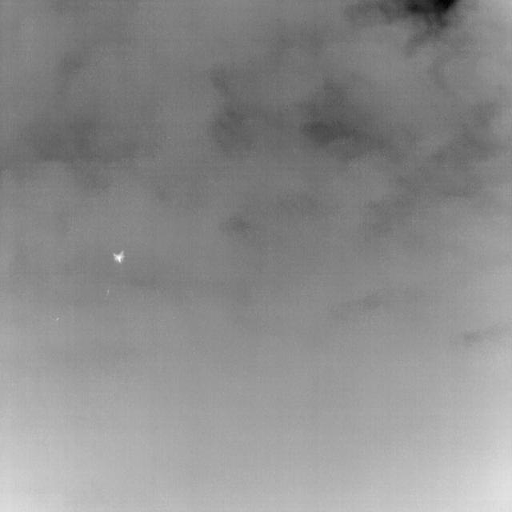
#> input picture IRSTD1k_Img/XDU1.png, 512 x 512 px
$ python -i detection.py   (imports and definitions only)
#> lines starting #> are read from the running program, lines starting #| are printed output that depends on the picture; after the words box and inside, x2 and y2 are one past the last pixel; in counts of white or black regions, pixels touching at a corner belong together
import cv2
import numpy as np


# DENSITY
def compute_density(gray):
    kernel = np.ones((5, 5), np.float32)
    density = cv2.filter2D(gray.astype(np.float32), -1, kernel)
    return density


# PEAK DETECTION
def find_density_peaks(density):
    norm = cv2.normalize(density, None, 0, 255, cv2.NORM_MINMAX).astype(np.uint8)

    # adaptive-ish threshold (better than fixed 230)
    thresh_val = np.percentile(norm, 99)  # top 1% values
    _, peaks = cv2.threshold(norm, thresh_val, 255, cv2.THRESH_BINARY)

    return peaks


# REGION GROWING
def region_growing(gray, peaks):
    mask = np.zeros_like(gray, dtype=np.uint8)

    ys, xs = np.where(peaks == 255)

    for (y, x) in zip(ys[:50], xs[:50]):

        seed_val = int(gray[y, x])
        threshold = max(seed_val - 15, 0)

        stack = [(y, x)]
        visited = set()

        while stack:
            cy, cx = stack.pop()

            if (cy, cx) in visited:
                continue
            visited.add((cy, cx))

            if len(visited) > 150:   # slightly larger region
                break

            if cy < 0 or cx < 0 or cy >= gray.shape[0] or cx >= gray.shape[1]:
                continue

            if gray[cy, cx] >= threshold:
                mask[cy, cx] = 255

                stack.extend([
                    (cy+1, cx), (cy-1, cx),
                    (cy, cx+1), (cy, cx-1)
                ])

    return mask


#  MAIN DETECTION PIPELINE
def detect_targets(img):

    # STEP 1: grayscale
    gray = cv2.cvtColor(img, cv2.COLOR_BGR2GRAY)

    # STEP 2: TopHat (IMPORTANT ADD)
    kernel = cv2.getStructuringElement(cv2.MORPH_RECT, (9, 9))
    tophat = cv2.morphologyEx(gray, cv2.MORPH_TOPHAT, kernel)

    norm = cv2.normalize(tophat, None, 0, 255, cv2.NORM_MINMAX).astype(np.uint8)
    _, mask = cv2.threshold(norm, 100, 255, cv2.THRESH_BINARY)

    # STEP 3: density + peaks
    density = compute_density(gray)
    peaks = find_density_peaks(density)

    # STEP 4: region growing
    rg_mask = region_growing(gray, peaks)

    # STEP 5: combine
    final_mask = cv2.bitwise_or(mask, rg_mask)

    return final_mask, mask, peaks, rg_mask

>>> import cv2
>>> picture = cv2.imread('../IRSTD1k_Img/XDU1.png')
#> picture is the input picture: shape (512, 512, 3); min 1, max 255, mean 140.5
>>> result = detect_targets(picture)
#> in detect_targets, `tophat = cv2.morphologyEx(gray, cv2.MORPH_TOPHAT, kernel)`:
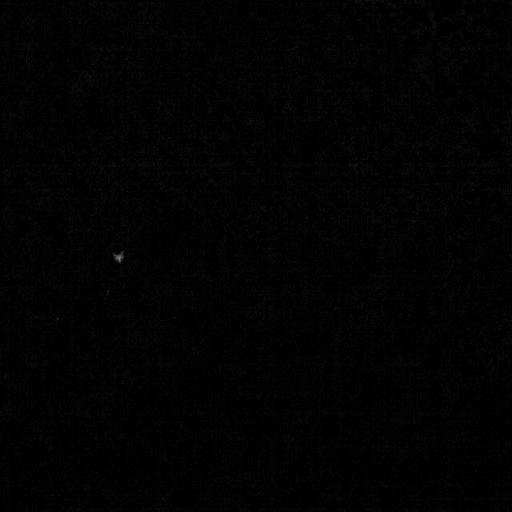
#> tophat: shape (512, 512); min 0, max 120, mean 2.4
#> in detect_targets, `_, mask = cv2.threshold(norm, 100, 255, cv2.THRESH_BINARY)`: mask: shape (512, 512); 0.02% white; 1 white region, box (x1, y1, x2, y2) and area: (114, 252, 123, 262) 46
#> in compute_density, `density = cv2.filter2D(gray.astype(np.float32), -1, kernel)`:
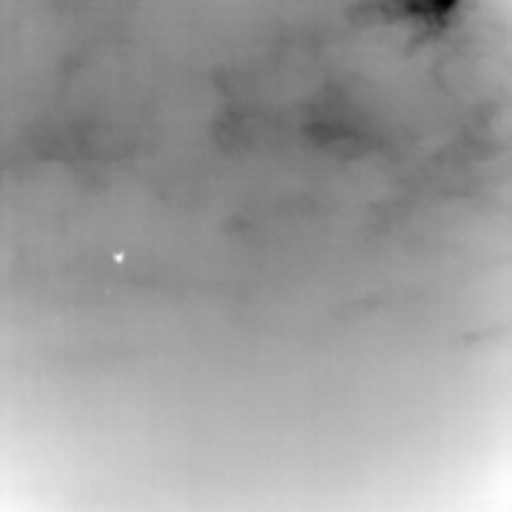
#> density: shape (512, 512) float32; min 138, max 5609, mean 3511.5; drawn with min black and max white
#> in find_density_peaks, `thresh_val = np.percentile(norm, 99)`: thresh_val = 237
#> in find_density_peaks, `_, peaks = cv2.threshold(norm, thresh_val, 255, cv2.THRESH_BINARY)`:
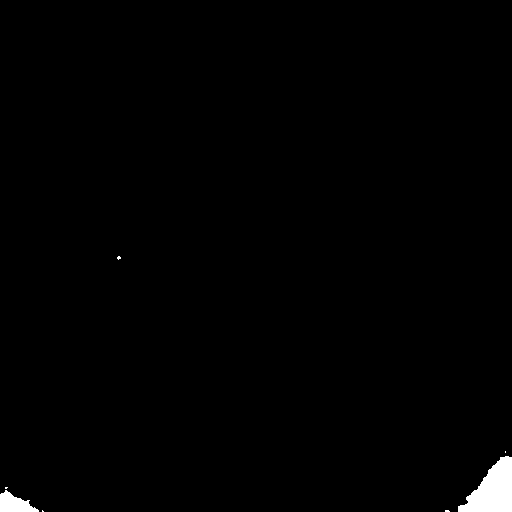
#> peaks: shape (512, 512); 0.9% white; 7 white regions (5 under 20 px), largest, box (x1, y1, x2, y2) and area: (458, 456, 512, 512) 1825, (0, 490, 39, 512) 512
#> in region_growing, `ys, xs = np.where(peaks == 255)`: ys = 2367 values from 256 to 511; xs = 2367 values, max 511 at index 28, min 0 at index 996, mean 385.5
#> the loop in region_growing, `for (y, x) in zip(ys[:50], xs[:50]): ` made 50 passes
#> (y, x, seed_val, threshold) on passes 1 to 12: (256, 118, 222, 207), (256, 119, 230, 215), (257, 117, 228, 213), (257, 118, 242, 227), (257, 119, 252, 237), (257, 120, 234, 219), (258, 117, 219, 204), (258, 118, 245, 230), (258, 119, 255, 240), (258, 120, 219, 204), (259, 118, 225, 210), (451, 505, 209, 194)
#> after the loop in region_growing, `for (y, x) in zip(ys[:50], xs[:50]):`:
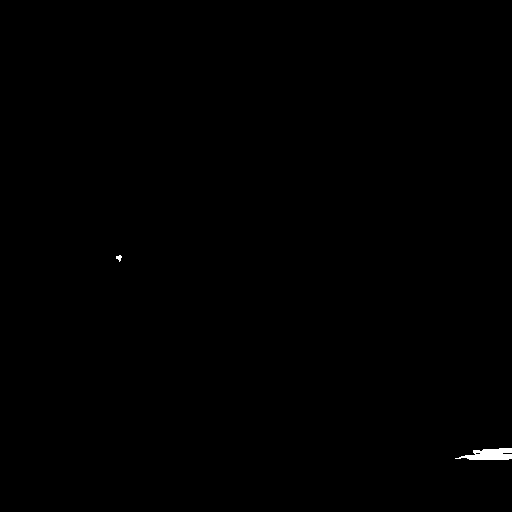
#> mask: shape (512, 512); 0.19% white; 2 white regions, box (x1, y1, x2, y2) and area: (455, 448, 512, 460) 461, (116, 255, 122, 262) 25
#> in detect_targets, `final_mask = cv2.bitwise_or(mask, rg_mask)`: final_mask: shape (512, 512); 0.19% white; 2 white regions, box (x1, y1, x2, y2) and area: (455, 448, 512, 460) 461, (114, 252, 123, 262) 46

$ run again, on IRSTD1k_Img/XDU102.png
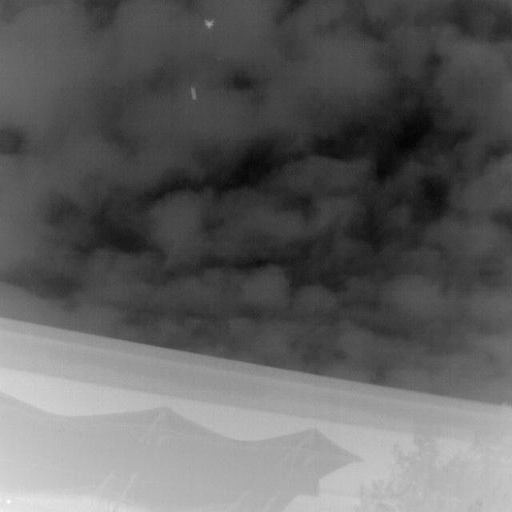
#> input picture IRSTD1k_Img/XDU102.png, 512 x 512 px
#> picture is the input picture: shape (512, 512, 3); min 3, max 255, mean 96.7
#> in detect_targets, `norm = cv2.normalize(tophat, None, 0, 255, cv2.NORM_MINMAX).astype(np...`:
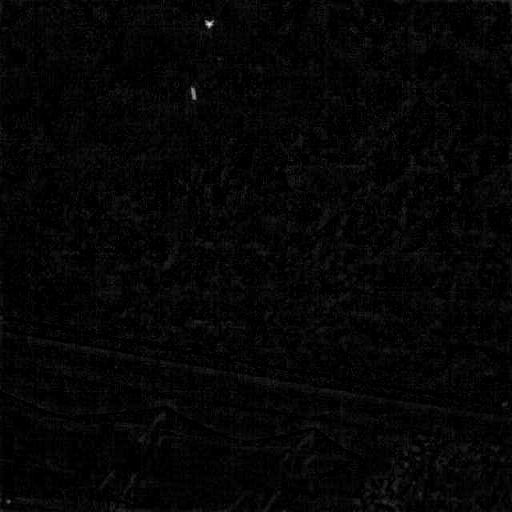
#> norm: shape (512, 512); min 0, max 255, mean 5.3
#> thresh_val = 220
#> in find_density_peaks, `_, peaks = cv2.threshold(norm, thresh_val, 255, cv2.THRESH_BINARY)`:
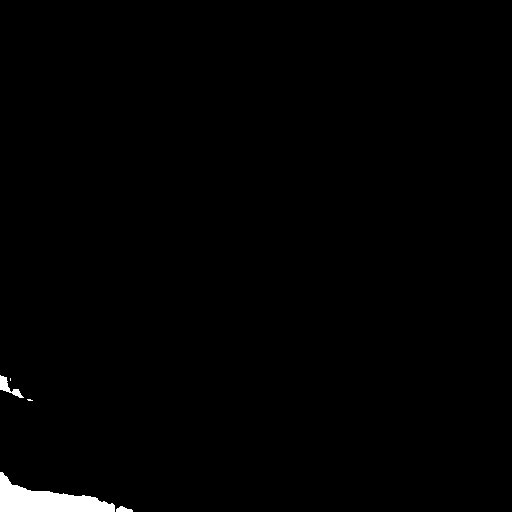
#> peaks: shape (512, 512); 0.97% white; 5 white regions (2 under 20 px), largest, box (x1, y1, x2, y2) and area: (0, 472, 115, 512) 2275, (0, 375, 24, 398) 186, (116, 506, 133, 512) 69
#> ys = 2542 values from 375 to 511; xs = 2542 values, max 132 at index 2409, min 0 at index 0, mean 44.98
#> the loop in region_growing, `for (y, x) in zip(ys[:50], xs[:50]): ` made 50 passes
#> (y, x, seed_val, threshold) on passes 1 to 8: (375, 0, 210, 195), (376, 0, 208, 193), (376, 1, 208, 193), (376, 2, 207, 192), (376, 3, 207, 192), (377, 0, 209, 194), (377, 1, 209, 194), (377, 2, 209, 194)
#> final_mask: shape (512, 512); 0.24% white; 3 white regions, box (x1, y1, x2, y2) and area: (0, 373, 63, 385) 577, (206, 21, 213, 28) 34, (191, 88, 196, 99) 30

$ run again, on IRSTD1k_Img/XDU142.png
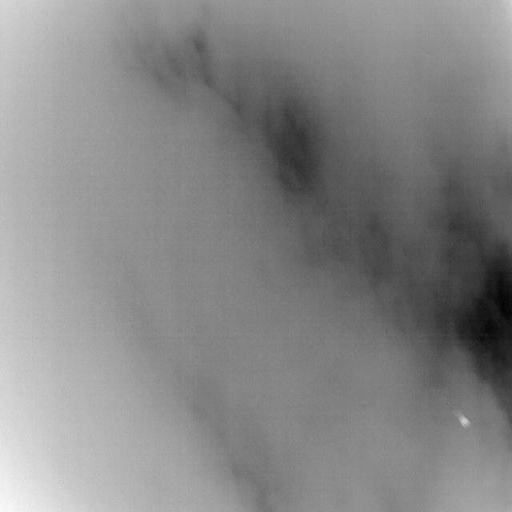
#> input picture IRSTD1k_Img/XDU142.png, 512 x 512 px
#> picture is the input picture: shape (512, 512, 3); min 3, max 250, mean 133.7
#> thresh_val = 223
#> in find_density_peaks, `_, peaks = cv2.threshold(norm, thresh_val, 255, cv2.THRESH_BINARY)`:
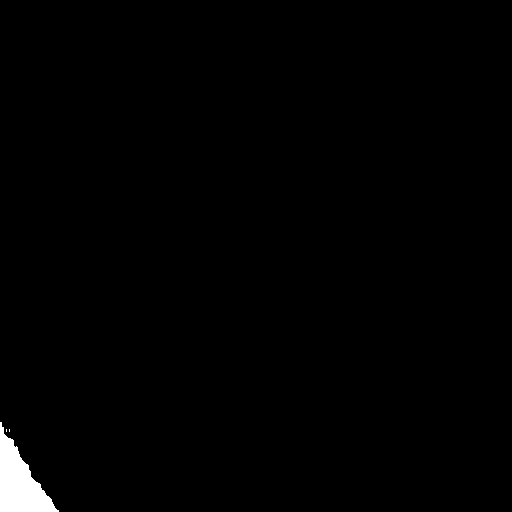
#> peaks: shape (512, 512); 0.98% white; 3 white regions (2 under 20 px), largest, box (x1, y1, x2, y2) and area: (0, 422, 59, 512) 2559
#> ys = 2565 values from 422 to 511; xs = 2565 values, max 58 at index 2505, min 0 at index 0, mean 18.83
#> the loop in region_growing, `for (y, x) in zip(ys[:50], xs[:50]): ` made 50 passes
#> (y, x, seed_val, threshold) on passes 1 to 8: (422, 0, 222, 207), (422, 1, 219, 204), (423, 0, 222, 207), (423, 1, 218, 203), (424, 0, 220, 205), (424, 1, 223, 208), (425, 0, 218, 203), (425, 1, 221, 206)
#> final_mask: shape (512, 512); 0.32% white; 2 white regions, box (x1, y1, x2, y2) and area: (0, 416, 47, 437) 764, (460, 415, 469, 427) 62
